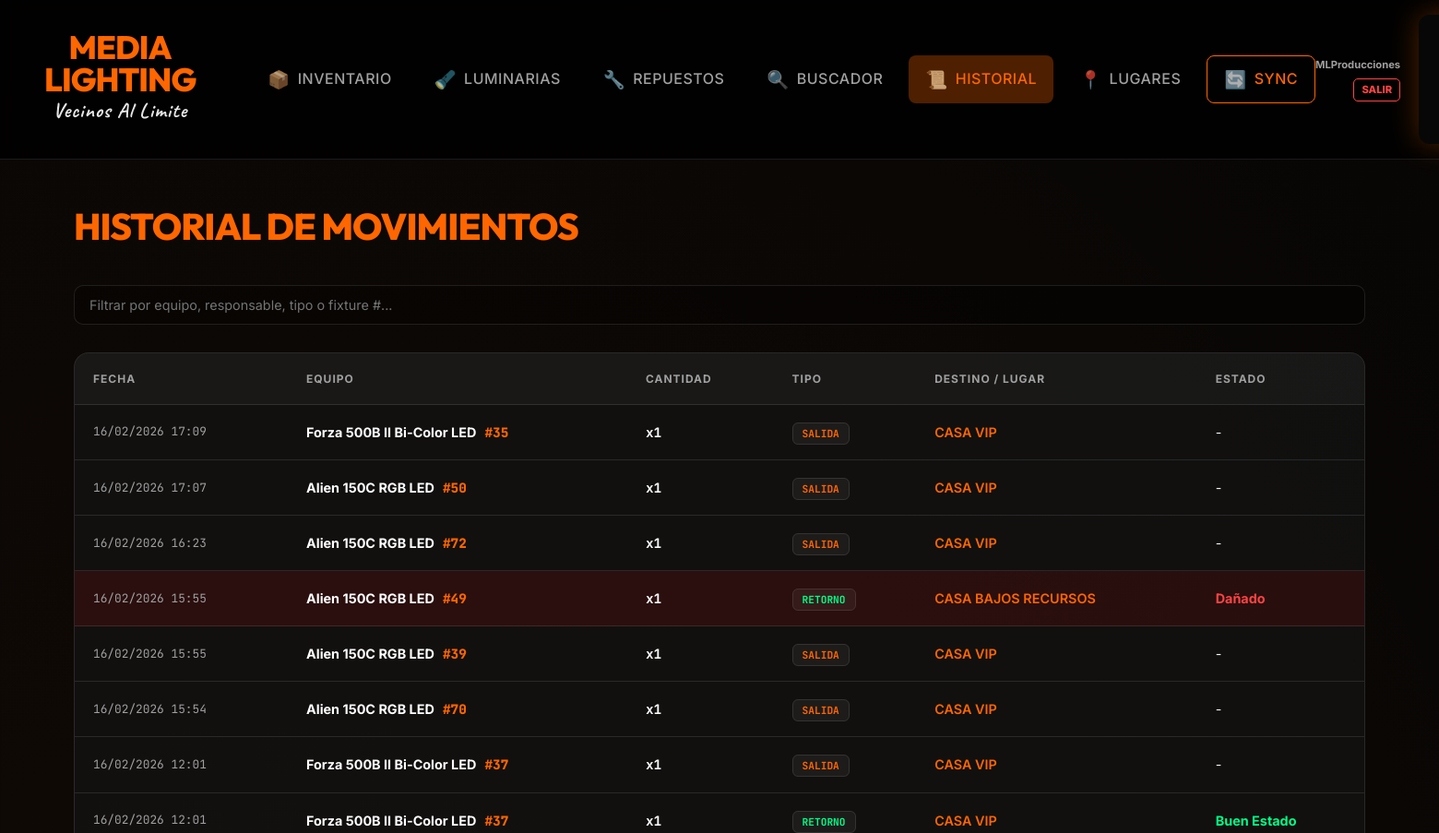
Page /historial (signed in, upper part) on the earlier database version.
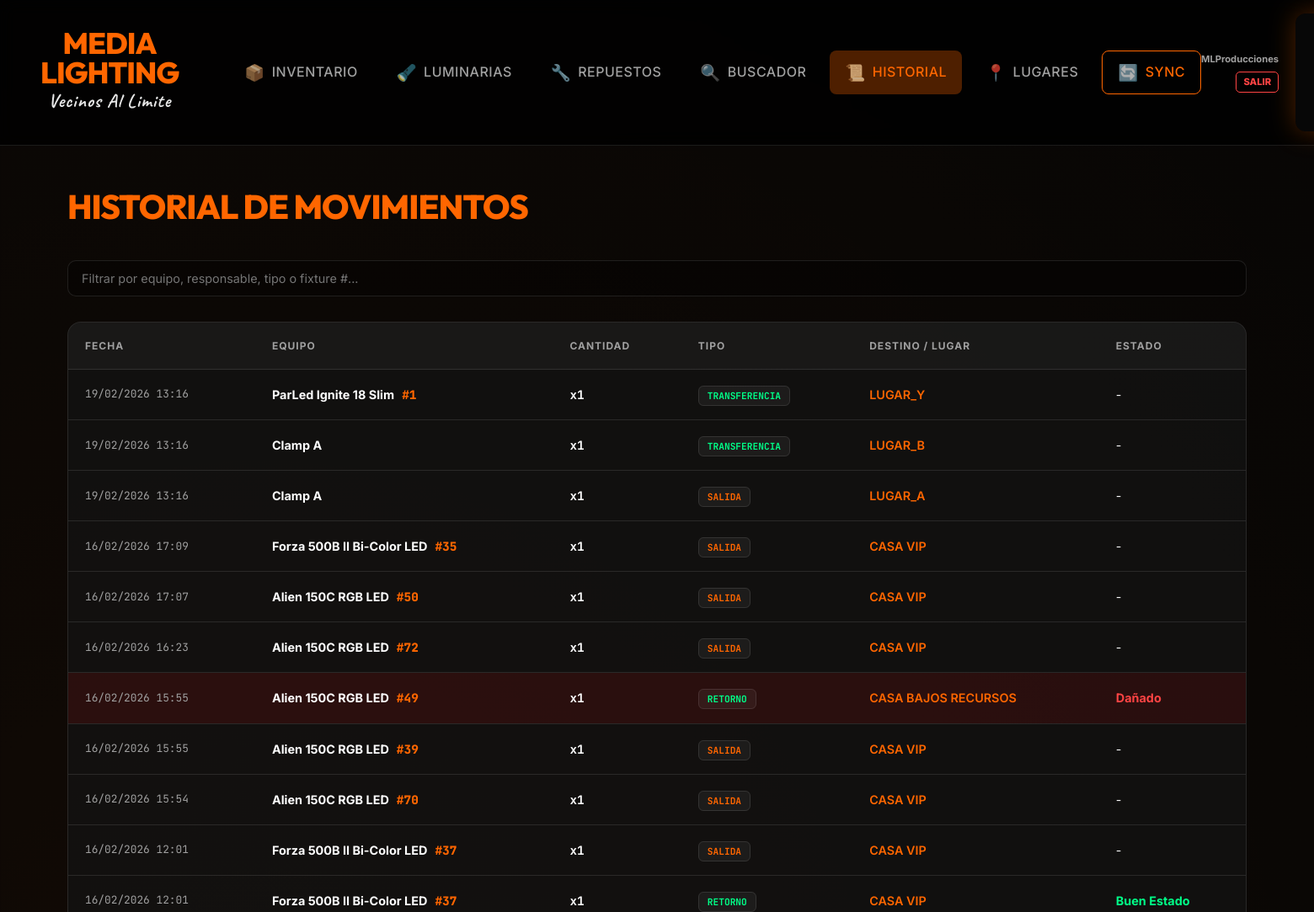
Same page on the later database version.
### app.py (models this page shows, shortened)
class Historial(db.Model):
    id = db.Column(db.Integer, primary_key=True)
    equipo_id = db.Column(db.Integer, db.ForeignKey('equipo.id'), nullable=False)
    tipo = db.Column(db.String(20))
    usuario = db.Column(db.String(100))
    cantidad = db.Column(db.Integer, default=1)
    observaciones = db.Column(db.Text, default="") # Nuevo: Observaciones del movimiento
    estado_al_retorno = db.Column(db.String(50), default="Buen Estado") # Nuevo: Estado reportado (Dañado/OK)
    fecha = db.Column(db.DateTime, default=datetime.now)
    equipo_individual_id = db.Column(db.Integer, db.ForeignKey('equipo_individual.id'), nullable=True) # Vinculación opcional con equipo individual

class Equipo(db.Model):
    id = db.Column(db.Integer, primary_key=True)
    nombre = db.Column(db.String(100), nullable=False)
    categoria = db.Column(db.String(50), nullable=False)
    marca = db.Column(db.String(50))
    cantidad_total = db.Column(db.Integer, default=1)
    cantidad_en_uso = db.Column(db.Integer, default=0)
    fecha_ingreso = db.Column(db.String(10))
    observaciones = db.Column(db.Text, default="")
    danado = db.Column(db.Boolean, default=False) # Nuevo: Indicar si el equipo está dañado
    manual_filename = db.Column(db.String(200))
    gestion_individual = db.Column(db.Boolean, default=False) # True para equipos que se gestionan individualmente (ej: Luminarias)
    movimientos = db.relationship('Historial', backref='equipo', cascade="all, delete-orphan")
    documentos = db.relationship('Documento', backref='equipo', cascade="all, delete-orphan")
    stocks_por_lugar = db.relationship('StockLugar', backref='equipo', cascade="all, delete-orphan")
    compatibles = db.relationship(
        'Equipo',
        secondary='compatibilidad',
        primaryjoin='Equipo.id==compatibilidad.c.equipo_id',
        secondaryjoin='Equipo.id==compatibilidad.c.compatible_id',
        backref='es_compatible_con'
    )

class EquipoIndividual(db.Model):
    id = db.Column(db.Integer, primary_key=True)
    equipo_grupo_id = db.Column(db.Integer, db.ForeignKey('equipo.id'), nullable=False)
    numero_serie = db.Column(db.String(100), nullable=False)
    numero_fixture = db.Column(db.Integer)  # Número físico del equipo (1, 2, 3...)
    danado = db.Column(db.Boolean, default=False)
    observaciones_individuales = db.Column(db.Text, default="")
    fecha_ingreso = db.Column(db.String(10))
    en_uso = db.Column(db.Boolean, default=False)
    ubicacion_actual = db.Column(db.String(200))  # Última ubicación registrada
    equipo_grupo = db.relationship('Equipo', backref='equipos_individuales')
    movimientos = db.relationship('Historial', backref='equipo_individual', foreign_keys='Historial.equipo_individual_id')

### app.py (the view)
@app.route('/historial')
@login_required
def mostrar_historial():
    registros = Historial.query.order_by(Historial.id.desc()).all()
    return render_template('historial.html', registros=registros)

### app.py (called while the page is built)
def login_required(f):
    @wraps(f)
    def decorated_function(*args, **kwargs):
        if 'user_id' not in session:
            flash("Por favor, inicia sesión para acceder.", "warning")
            return redirect(url_for('login'))
        return f(*args, **kwargs)
    return decorated_function

### templates/historial.html (shortened to what this page needs)
{% extends "base.html" %}
{% block content %}
<h1>HISTORIAL DE MOVIMIENTOS</h1>
<div class="search-box" style="margin-bottom:30px;">
    <input type="text" id="filtroHistorial" onkeyup="filtrarH()"
        placeholder="Filtrar por equipo, responsable, tipo o fixture #...">
</div>
<div class="table-container">
    <table id="tablaHistorial">
        <thead>
            <tr>
                <th>FECHA</th>
                <th>EQUIPO</th>
                <th>CANTIDAD</th>
                <th>TIPO</th>
                <th>DESTINO / LUGAR</th>
                <th>ESTADO</th>
            </tr>
        </thead>
        <tbody>
            {% for h in registros %}
            <tr class="fila-h" style="{{ 'background: rgba(255,0,0,0.1);' if h.estado_al_retorno == 'Dañado' }}">
                <td style="color:var(--text-dim); font-family: 'JetBrains Mono'; font-size: 0.8rem;">
                    {{ h.fecha.strftime('%d/%m/%Y %H:%M') }}
                </td>
                <td>
                    <b>{{ h.equipo.nombre if h.equipo else "Eliminado" }}</b>
                    {% if h.equipo_individual %}
                    <span
                        style="color: var(--orange); font-family: 'JetBrains Mono'; font-weight: 800; margin-left: 5px;">
                        #{{ h.equipo_individual.numero_fixture }}
                    </span>
                    {% endif %}
                </td>
                <td><span style="font-family: 'JetBrains Mono'; font-weight: 700;">x{{ h.cantidad }}</span></td>
                <td>
                    <span class="badge" style="color: {{ 'var(--orange)' if h.tipo == 'SALIDA' else 'var(--green)' }}">
                        {{ h.tipo }}
                    </span>
                </td>
                <td>
                    <span style="color: var(--orange); font-weight: 600; text-transform: uppercase;">
                        {{ h.usuario }}
                    </span>
                </td>
                <td>
                    {% if h.tipo == 'RETORNO' %}
                    <span
                        style="color: {{ 'var(--red)' if h.estado_al_retorno == 'Dañado' else 'var(--green)' }}; font-weight:bold;">
                        {{ h.estado_al_retorno }}
                    </span>
                    {% else %}
                    -
                    {% endif %}
                </td>
            </tr>
            {% endfor %}
        </tbody>
    </table>
</div>
{% endblock %}

### templates/base.html (shortened to what this page needs)
<!DOCTYPE html>
<html lang="es">
<head>
  <link rel="stylesheet" href="{{ url_for('static', filename='style.css') }}?v=1.1">
</head>
<body>
  {% if 'user_id' in session %}
  <nav>
    <div class="nav-left">
      <div class="brand-wrapper">
        <div class="brand-name">MEDIA LIGHTING</div>
        <div class="brand-subtitle">Vecinos Al Limite</div>
      </div>
      <div class="nav-links">
        <a href="/inventario" class="{{ 'active' if request.path == '/inventario' }}"><span
            class="nav-icon">📦</span><span>INVENTARIO</span></a>
        <a href="/luminarias" class="{{ 'active' if request.path == '/luminarias' }}"><span
            class="nav-icon">🔦</span><span>LUMINARIAS</span></a>
        <a href="/repuestos" class="{{ 'active' if request.path.startswith('/repuesto') }}"><span
            class="nav-icon">🔧</span><span>REPUESTOS</span></a>
        <a href="/buscar" class="{{ 'active' if request.path == '/buscar' }}"><span
            class="nav-icon">🔍</span><span>BUSCADOR</span></a>
        <a href="/historial" class="{{ 'active' if request.path == '/historial' }}"><span
            class="nav-icon">📜</span><span>HISTORIAL</span></a>
        <a href="/lugares" class="{{ 'active' if request.path == '/lugares' }}"><span
            class="nav-icon">📍</span><span>LUGARES</span></a>
        <a href="/sincronizar" class="{{ 'active' if request.path == '/sincronizar' }}" style="border: 1px solid var(--orange); color: var(--orange);"><span
            class="nav-icon">🔄</span><span>SYNC</span></a>
      </div>
    </div>
    <div class="nav-right">
      <div style="display:flex; flex-direction:column; align-items:flex-end; gap:5px;">
        <span style="font-size:0.7rem; color:var(--text-dim); font-weight:700;">{{ session['username'] }}</span>
        <a href="/logout"
          style="color:var(--red); text-decoration:none; font-size:0.7rem; font-weight:800; border:1px solid var(--red); padding:3px 8px; border-radius:5px;">SALIR</a>
      </div>
      <img src="{{ url_for('static', filename='logo.jpg') }}" alt="ML" class="logo-header" style="margin-left:20px;">
    </div>
  </nav>
  {% endif %}
  <div class="container">
    {% block content %}{% endblock %}
  </div>
</body>
</html>

### static/style.css (style rules this page uses)
:root { --orange: #ff6600; --orange-glow: rgba(255, 102, 0, 0.3); --dark-bg: #050505; --card-bg: rgba(20, 20, 20, 0.7); --nav-bg: rgba(0, 0, 0, 0.8); --border: rgba(255, 255, 255, 0.1); --border-hover: rgba(255, 255, 255, 0.2); --text-main: #ffffff; --text-dim: #a0a0a0; --green: #00ff88; --red: #ff4444; --glass: blur(10px); }
body { font-family: 'Inter', sans-serif; background-color: var(--dark-bg); background-image: radial-gradient(circle at 20% 20%, rgba(255, 102, 0, 0.05) 0%, transparent 40%), radial-gradient(circle at 80% 80%, rgba(255, 102, 0, 0.05) 0%, transparent 40%); color: var(--text-main); margin: 0; line-height: 1.6; overflow-x: hidden; animation: fadeInPage 0.5s ease-out; }
nav { background: var(--nav-bg); backdrop-filter: var(--glass); -webkit-backdrop-filter: var(--glass); padding: 1rem 3rem; display: flex; justify-content: space-between; align-items: center; border-bottom: 1px solid var(--border); position: sticky; top: 0; z-index: 1000; }
.nav-left { display: flex; align-items: center; gap: 60px; }
.brand-wrapper { display: flex; flex-direction: column; align-items: center; justify-content: center; }
.brand-name { font-family: 'Outfit', sans-serif; font-weight: 800; color: var(--orange); font-size: 2.2rem; letter-spacing: -1px; text-transform: uppercase; line-height: 1; text-align: center; }
.brand-subtitle { font-family: 'Caveat', cursive; font-weight: 700; color: var(--text-main); font-size: 1.4rem; letter-spacing: 1px; margin-top: -2px; opacity: 0.9; text-align: center; }
.nav-links { display: flex; gap: 10px; }
.nav-links a { color: var(--text-dim); text-decoration: none; font-weight: 500; font-size: 1rem; padding: 10px 18px; border-radius: 8px; transition: all 0.3s cubic-bezier(0.4, 0, 0.2, 1); letter-spacing: 0.5px; display: flex; align-items: center; gap: 8px; }
.nav-icon { font-size: 1.2rem; opacity: 0.7; transition: transform 0.3s ease; }
.nav-links a.active { color: var(--orange); background: var(--orange-glow); }
.nav-right { display: flex; align-items: center; }
.logo-header { height: 140px; width: auto; object-fit: contain; border-radius: 12px; transition: transform 0.5s ease, filter 0.5s ease; filter: drop-shadow(0 0 15px rgba(255, 102, 0, 0.3)); }
.container { padding: 40px 3rem; max-width: 1400px; margin: 0 auto; }
.table-container, .form-box, .card { backface-visibility: hidden; -webkit-backface-visibility: hidden; transform: translateZ(0); }
h1, h2, h3 { font-family: 'Outfit', sans-serif; margin-top: 0; }
h1 { color: var(--orange); font-size: 2.5rem; font-weight: 800; margin-bottom: 2rem; letter-spacing: -1px; }
.table-container { border-radius: 16px; overflow: hidden; border: 1px solid var(--border); background: var(--card-bg); margin-top: 20px; }
table { width: 100%; border-collapse: collapse; }
th { background: rgba(255, 255, 255, 0.03); color: var(--text-dim); padding: 18px 20px; text-align: left; font-size: 0.75rem; font-weight: 700; text-transform: uppercase; letter-spacing: 1px; border-bottom: 1px solid var(--border); }
td { padding: 18px 20px; border-bottom: 1px solid var(--border); font-size: 0.9rem; color: var(--text-main); }
input, textarea, select { background: rgba(0, 0, 0, 0.3); border: 1px solid var(--border); color: white; padding: 12px 16px; border-radius: 10px; font-family: inherit; font-size: 0.9rem; transition: all 0.3s ease; width: 100%; box-sizing: border-box; }
.badge { padding: 4px 10px; border-radius: 6px; font-size: 0.7rem; font-weight: 700; font-family: 'JetBrains Mono', monospace; background: rgba(255, 255, 255, 0.05); color: var(--text-dim); border: 1px solid var(--border); }

Differences in the rows shown:
added Historial: fecha "19/02/2026 13:16", equipo "ParLed Ignite 18 Slim", equipo_individual.numero_fixture "1", cantidad "1", tipo "TRANSFERENCIA", usuario "LUGAR_Y"
added Historial: fecha "19/02/2026 13:16", equipo "Clamp A", cantidad "1", tipo "TRANSFERENCIA", usuario "LUGAR_B"
added Historial: fecha "19/02/2026 13:16", equipo "Clamp A", cantidad "1", tipo "SALIDA", usuario "LUGAR_A"
